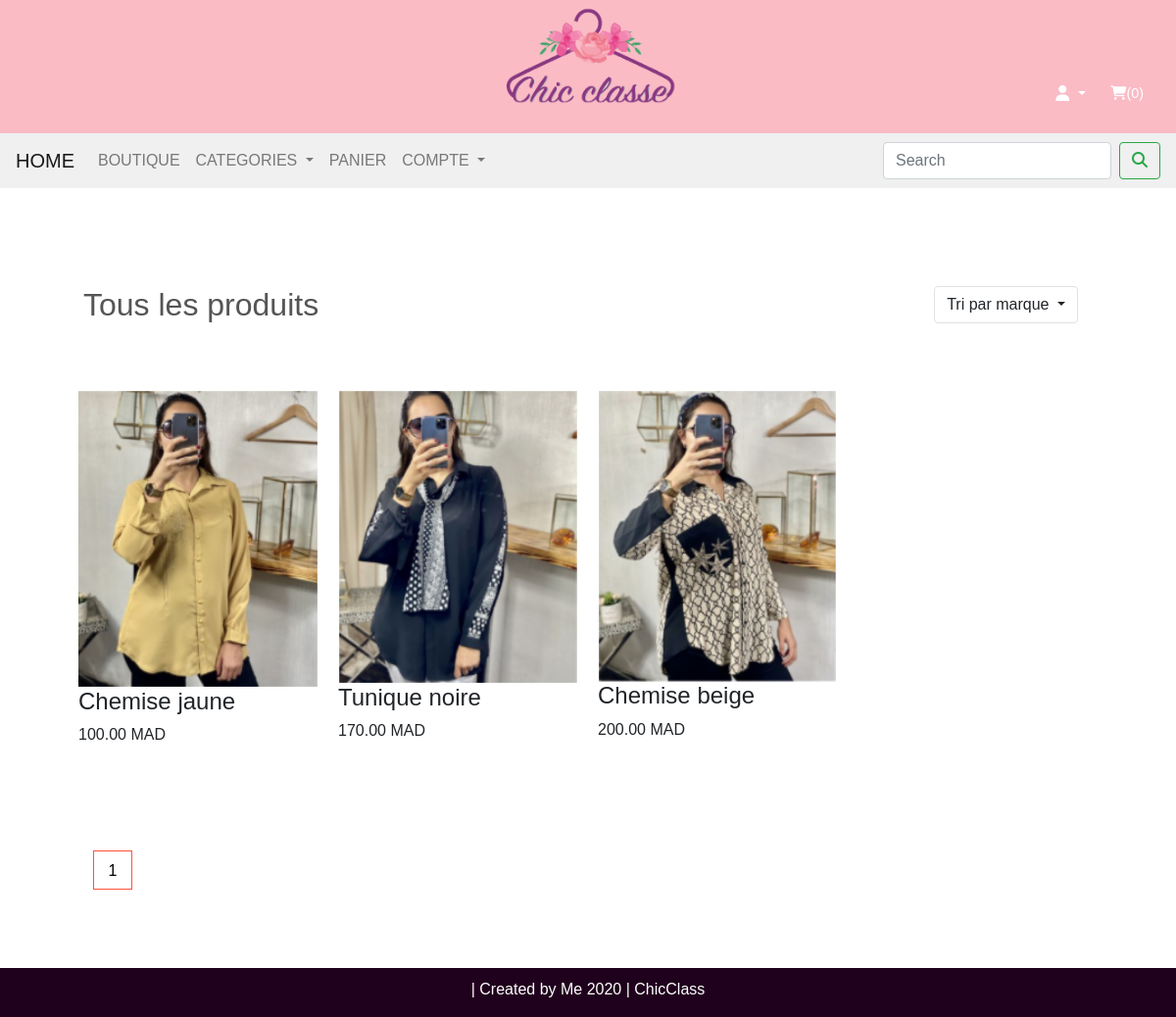
Page /shop on the committed database.
### app.py (models this page shows, shortened)
class Addproduct(db.Model):
    __searchable__ = ['name','desc']
    id = db.Column(db.Integer, primary_key=True)
    name = db.Column(db.String(80), nullable=False)
    price = db.Column(db.Numeric(10,2),nullable=False)
    priced = db.Column (db.Integer, default=0)
    stock = db.Column (db.Integer, nullable=False)
    colors = db.Column (db.Text, nullable=False)
    desc = db.Column(db.Text, nullable=False)
    pub_date = db.Column(db.DateTime, nullable=False, default=datetime.utcnow)
    brand_id = db.Column(db.Integer, db.ForeignKey('brand.id'),nullable=False)
    brand = db.relationship('Brand',backref=db.backref('brands', lazy=True))
    category_id = db.Column(db.Integer, db.ForeignKey('category.id'),nullable=False)
    category = db.relationship('Category',backref=db.backref('posts', lazy=True))
    image = db.Column(db.String(150),nullable=False, default='image.jpg')

### app.py (the view)
@app.route("/shop")
def shop():
    titre='ChicClass-Boutique'
    brands = Brand.query.all()
    categories = Category.query.all()
    page = request.args.get('page',1,type=int)
    products= Addproduct.query.filter(Addproduct.stock>0).paginate(page=page,per_page=4)
    return render_template("shop/shop.html",titre=titre,brands=brands, products=products, categories=categories)

### templates/shop/shop.html (shortened to what this page needs)
{% extends "page.html" %}
{% block content%}
{% include 'navbar.html' %}
<div class="small-container-prod">
    <div class="row row-2">
        <h2>Tous les produits</h2>
    <div class="dropdown ">
        <button class="btn border dropdown-toggle" type="button" id="dropdownMenuButton" data-toggle="dropdown" aria-haspopup="true" aria-expanded="false">
            Tri par marque
        </button>
      </div>
    </div>
    <div class="row">
      {%if brand%}
      {% for b in brand %}
      <div class="col-4">
          <a href="{{url_for('detailprod',id=b.id)}}"target=""><img src="{{url_for('static',filename='assets/'+ b.image)}}" class="prodimg" alt="{{b.name}}"></a>
          <h4>{{ b.name }} {{b.colors}}</h4>
          <p>{{ b.price }} MAD</p>
      </div>
      {% endfor %}
      {%else%}
      {% for p in products.items %}
        <div class="col-4">
            <a href="{{url_for('detailprod',id=p.id)}}"target=""><img src="{{url_for('static',filename='assets/'+ p.image)}}" class="prodimg" alt="{{p.name}}"></a>
            <h4>{{ p.name }} {{p.colors}}</h4>
            <p>{{ p.price }} MAD</p>
        </div>
        {% endfor %}
        {%endif%}
    </div>
   <div class="page-btn">
       {% for page_num in products.iter_pages()%}
       {%if page_num%}
       {%if products.page==page_num%}
       <a href="{{url_for('shop',page=page_num)}}"><span>{{page_num}}</span></a>
       {%else%}
       <a href="{{url_for('shop',page=page_num)}}"><span>{{page_num}}</span></a>
       {%endif%}
       {%else%}
       ...
       {%endif%}
        {%endfor%}
   </div>
</div>
{% endblock content %}

### templates/page.html (shortened to what this page needs)
<!DOCTYPE html>
<html lang="en">
<head>
    <link rel="stylesheet" href="https://stackpath.bootstrapcdn.com/bootstrap/4.5.2/css/bootstrap.min.css">
    <link rel="stylesheet" type="text/css" href="//cdn.jsdelivr.net/npm/slick-carousel@1.8.1/slick/slick.css"/>
    <link rel='stylesheet' href='/static/css/style.css'/>
</head>
<body>
    <header>
        <div class="container ">
            <div class="row">
                <div class="col-md-4 col-sm-12 col-12 ">
                </div>
           <div class="col-md-4 col-12 text-center">
               <a class='brandlogo' href="/"><img src="/static/assets/logochic2.PNG" class='chicimg' alt=""> </a>
            </div>
            <div class="col-md-4 col-12 text-right">
                <p class='my-md-4 header-links'><br>
                    <div class="btn-groupe-two">
                        <button class='btn dropdown-toggle ' data-toggle='dropdown' aria-haspopup="true" aria-expanded="false">
                            <i class="fas fa-user"></i>
                        </button>
                        <a href="/cart" class="cartl px-2"><i class="fas fa-shopping-cart"></i><span id="cart">({{session['Shoppingcart']|length}})</span></a>
                    </div>
                </p>
            </div>
            </div>
        </div>
    </header>
<main>
    {% block content %}
    {% endblock content %}
</main>
    <footer>
        <p class="footerText"> | Created by Me 2020 | ChicClass </p>
     </footer>
</body>
</html>

### templates/navbar.html (shortened to what this page needs)
   <div class="banner-area ">
            <div class="container-fluid p-0">
                <div class="row">
                    <div class="col-12">
                        <nav class="navbar navbar-expand-lg navbar-light " >
                           <a class="navbar-brand" href="/">HOME</a>
                            <div class="collapse navbar-collapse" id="navbar">
                              <ul class="navbar-nav ">
                                <li class="nav-item">
                                    <a class="nav-link" href="/shop">BOUTIQUE</a>
                                  </li>
                                <li class="nav-item dropdown menu-area">
                                  <a class="nav-link dropdown-toggle" href="##" id="mega-one" data-toggle="dropdown" aria-haspopup="true" aria-expanded="false ">
                                   CATEGORIES
                                  </a>
                                </li>
                                <li class="nav-item">
                                    <a class="nav-link" href="{{url_for('cart')}}">PANIER</a>
                                  </li>
                                  <li class="nav-item dropdown">
                                    <a class="nav-link dropdown-toggle" href="#" id="navbarDropdown" role="button" data-toggle="dropdown" aria-haspopup="true" aria-expanded="false">
                                      COMPTE
                                    </a>
                                  </li>
                            </div>
                            <form class="form-inline my-2 my-lg-0" action="{{url_for('result')}}">
                                <input class="form-control search mr-sm-2" type="search" placeholder="Search" aria-label="Search" name='q'>
                                <button class="btn btn-outline-success my-2 my-sm-0" type="submit"><i class="fas fa-search"></i></button>
                            </form>
                          </nav>
                    </div>
                </div>
            </div>
        </div>

### static/css/style.css (style rules this page uses)
* { font-family: 'Poppins', sans-serif; }
.banner-area { width: 100%; margin: 0; }
.menu-area { position: static; }
header { background-color: #fabbc5; }
.btn-groupe-two .cartl { font-size: 0.9em; text-decoration: none; color: white; }
.chicimg { max-width: 50%; }
.container { padding: 0.3em 0em; }
.container .dropdown-toggle { color: white; }
.navbar { background-color:#F0F0F0; }
h2 { color: #555; font-weight: normal; }
footer { background-color: #20011d; position: absolute; width: 100%; }
.footerText { padding-top: 10px; color: white; text-align: center; }
.small-container-prod { max-width: 1080px; margin: auto; padding-left: 25px; padding-right: 25px; }
.row-2 { justify-content: space-between; margin: 100px auto 50px; }
.page-btn { margin: 0 auto 80px; }
.page-btn span { display: inline-block; border: 1px solid #ff523b; margin-left: 10px; width:40px ; height: 40px; text-align: center; line-height: 40px; cursor: pointer; margin-top: 30px; }
.col-4 { flex-basis: 25%; padding: 10px; min-width: 50px; margin-bottom: 50px; transition: transform 0.5s; }
.col-4 img { width: 100%; }
.container { max-width: 1300px; margin: auto; padding-left: 25px; padding-right: 25px; }
.page-btn a { text-decoration: none; color:black ; }
.row-2 .dropdown { position: absolute; right: 100px; }

### rows in the picture
Addproduct: image (picture), name "Chemise", colors "jaune", price "100.00"
Addproduct: image (picture), name "Tunique", colors "noire", price "170.00"
Addproduct: image (picture), name "Chemise", colors "beige", price "200.00"

### other values in the picture
{{ session['Shoppingcart']|length }} "0"
{{ page_num }} "1"
